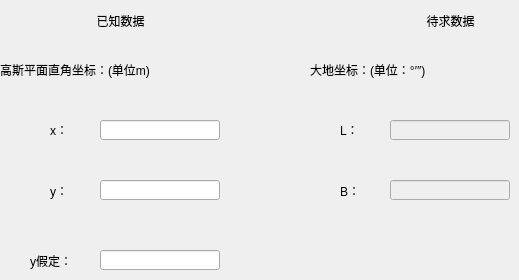
    <widget class="QWidget" name="page_8">
     <widget class="QLabel" name="label_53">
      <property name="geometry">
       <rect>
        <x>30</x>
        <y>250</y>
        <width>41</width>
        <height>21</height>
       </rect>
      </property>
      <property name="text">
       <string>y假定：</string>
      </property>
     </widget>
     <widget class="QLabel" name="label_54">
      <property name="geometry">
       <rect>
        <x>340</x>
        <y>180</y>
        <width>31</width>
        <height>21</height>
       </rect>
      </property>
      <property name="text">
       <string>B：</string>
      </property>
     </widget>
     <widget class="QLabel" name="label_55">
      <property name="geometry">
       <rect>
        <x>310</x>
        <y>60</y>
        <width>161</width>
        <height>20</height>
       </rect>
      </property>
      <property name="text">
       <string>大地坐标：(单位：°′″)</string>
      </property>
     </widget>
     <widget class="QLabel" name="label_56">
      <property name="geometry">
       <rect>
        <x>50</x>
        <y>120</y>
        <width>41</width>
        <height>20</height>
       </rect>
      </property>
      <property name="text">
       <string>x：</string>
      </property>
     </widget>
     <widget class="QLineEdit" name="x4LEdit">
      <property name="enabled">
       <bool>true</bool>
      </property>
      <property name="geometry">
       <rect>
        <x>100</x>
        <y>120</y>
        <width>120</width>
        <height>20</height>
       </rect>
      </property>
     </widget>
     <widget class="QLineEdit" name="y4LEdit">
      <property name="enabled">
       <bool>true</bool>
      </property>
      <property name="geometry">
       <rect>
        <x>100</x>
        <y>180</y>
        <width>120</width>
        <height>20</height>
       </rect>
      </property>
     </widget>
     <widget class="QLabel" name="label_57">
      <property name="geometry">
       <rect>
        <x>50</x>
        <y>180</y>
        <width>31</width>
        <height>21</height>
       </rect>
      </property>
      <property name="text">
       <string>y：</string>
      </property>
     </widget>
     <widget class="QLabel" name="label_58">
      <property name="geometry">
       <rect>
        <x>90</x>
        <y>10</y>
        <width>61</width>
        <height>21</height>
       </rect>
      </property>
      <property name="text">
       <string>已知数据</string>
      </property>
      <property name="alignment">
       <set>Qt::AlignCenter</set>
      </property>
     </widget>
     <widget class="QLabel" name="label_59">
      <property name="geometry">
       <rect>
        <x>420</x>
        <y>10</y>
        <width>61</width>
        <height>21</height>
       </rect>
      </property>
      <property name="text">
       <string>待求数据</string>
      </property>
      <property name="alignment">
       <set>Qt::AlignCenter</set>
      </property>
     </widget>
     <widget class="QLabel" name="label_60">
      <property name="geometry">
       <rect>
        <x>0</x>
        <y>60</y>
        <width>151</width>
        <height>20</height>
       </rect>
      </property>
      <property name="text">
       <string>高斯平面直角坐标：(单位m)</string>
      </property>
     </widget>
     <widget class="QLineEdit" name="l4LEdit">
      <property name="enabled">
       <bool>false</bool>
      </property>
      <property name="geometry">
       <rect>
        <x>390</x>
        <y>120</y>
        <width>120</width>
        <height>20</height>
       </rect>
      </property>
      <property name="text">
       <string/>
      </property>
     </widget>
     <widget class="QLineEdit" name="b4LEdit">
      <property name="enabled">
       <bool>false</bool>
      </property>
      <property name="geometry">
       <rect>
        <x>390</x>
        <y>180</y>
        <width>120</width>
        <height>20</height>
       </rect>
      </property>
      <property name="inputMask">
       <string/>
      </property>
      <property name="text">
       <string/>
      </property>
     </widget>
     <widget class="QLineEdit" name="yf4LEdit">
      <property name="enabled">
       <bool>true</bool>
      </property>
      <property name="geometry">
       <rect>
        <x>100</x>
        <y>250</y>
        <width>120</width>
        <height>20</height>
       </rect>
      </property>
     </widget>
     <widget class="QLabel" name="label_61">
      <property name="geometry">
       <rect>
        <x>340</x>
        <y>120</y>
        <width>41</width>
        <height>20</height>
       </rect>
      </property>
      <property name="text">
       <string>L：</string>
      </property>
     </widget>
    </widget>
